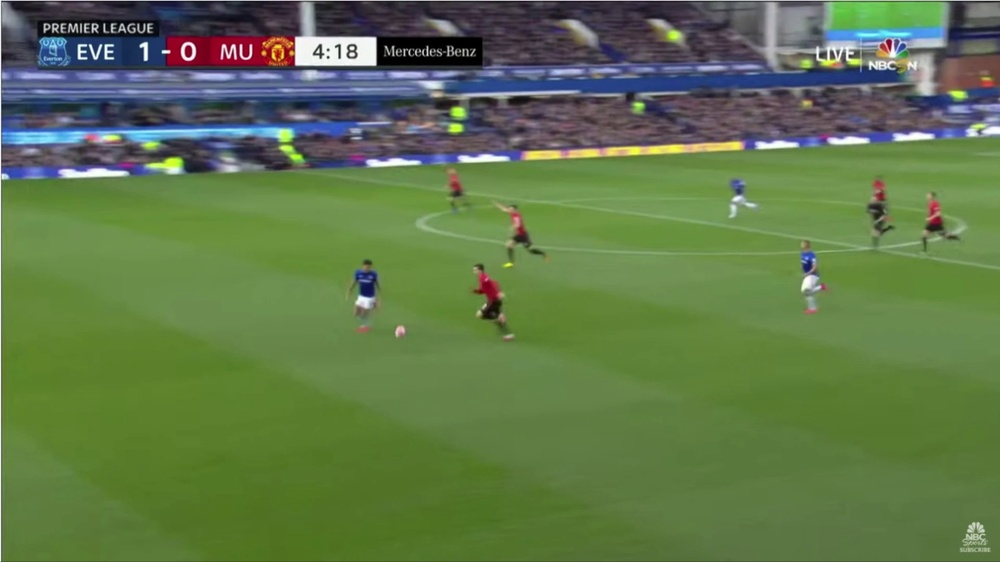
#> input picture cleaned_images_test/frame_81.jpg, 1000 x 562 px, shrunk from 1920 x 1080 before the run, found by its file name
$ jupyter execute --allow-errors 'soccer detection.ipynb'   (shell and % lines are left out)
#> lines starting #> are read from the running program, lines starting #| are printed output that depends on the picture
[cell 1]
######## Image Object Detection Using Tensorflow-trained Classifier #########
#
# Author: Evan Juras
# Date: 1/15/18
# Description:
# This program uses a TensorFlow-trained neural network to perform object detection.
# It loads the classifier and uses it to perform object detection on an image.
# It draws boxes, scores, and labels around the objects of interest in the image.

## Some of the code is copied from Google's example at
## https://github.com/tensorflow/models/blob/master/research/object_detection/object_detection_tutorial.ipynb

## and some is copied from Dat Tran's example at
## https://github.com/datitran/object_detector_app/blob/master/object_detection_app.py

## but I changed it to make it more understandable to me.

# Import packages
import os
import cv2
import numpy as np
import tensorflow as tf
import sys
import matplotlib.pyplot as plt

# This is needed since the notebook is stored in the object_detection folder.
sys.path.append("..")

# Import utilites
from utils import label_map_util
from utils import visualization_utils as vis_util

[cell 2]
# Name of the directory containing the object detection module we're using
MODEL_NAME = 'inference_graph'
IMAGE_NAME = 'frame_81.jpg'

# Grab path to current working directory
CWD_PATH = os.getcwd()

# Path to frozen detection graph .pb file, which contains the model that is used
# for object detection.
PATH_TO_CKPT = os.path.join(CWD_PATH,MODEL_NAME,'frozen_inference_graph.pb')

# Path to label map file
PATH_TO_LABELS = os.path.join(CWD_PATH,'training','labelmap.pbtxt')

# Path to image
PATH_TO_IMAGE = os.path.join(CWD_PATH,IMAGE_NAME)

[cell 3]
# Number of classes the object detector can identify
NUM_CLASSES = 2

#> (a cell that did not finish here is left out)

#> (a cell that did not finish here is left out)

#> (a cell that did not finish here is left out)

[cell 7]
# Load image using OpenCV and
# expand image dimensions to have shape: [1, None, None, 3]
# i.e. a single-column array, where each item in the column has the pixel RGB value
image = cv2.imread(PATH_TO_IMAGE)
#> image is the input picture: shape (562, 1000, 3); mean B, G, R 75, 119.4, 95.8
image_rgb = cv2.cvtColor(image, cv2.COLOR_BGR2RGB)
image_expanded = np.expand_dims(image_rgb, axis=0)

#> (a cell that did not finish here is left out)

#> (a cell that did not finish here is left out)

[cell 10]
image.shape
#> Out = (562, 1000, 3)

[cell 11]
# All the results have been drawn on image. Now display the image.
plt.tight_layout
plt.figure(figsize=(20,10))
plt.imshow(image)

[cell 12]
# Import packages
import os
import cv2
import numpy as np
import tensorflow as tf
import sys
import matplotlib.pyplot as plt

[cell 13]
# This is needed since the notebook is stored in the object_detection folder.
sys.path.append("..")

# Import utilites
from utils import label_map_util
from utils import visualization_utils as vis_util

# Name of the directory containing the object detection module we're using
MODEL_NAME = 'inference_graph'
VIDEO_NAME = 'sample_soccer_video_for_ai.mp4'

# Grab path to current working directory
CWD_PATH = os.getcwd()

# Path to frozen detection graph .pb file, which contains the model that is used
# for object detection.
PATH_TO_CKPT = os.path.join(CWD_PATH,MODEL_NAME,'frozen_inference_graph.pb')

# Path to label map file
PATH_TO_LABELS = os.path.join(CWD_PATH,'training','labelmap.pbtxt')

# Path to video
PATH_TO_VIDEO = os.path.join(CWD_PATH,VIDEO_NAME)

[cell 14]
# Number of classes the object detector can identify
NUM_CLASSES = 2

# Load the label map.
# Label maps map indices to category names, so that when our convolution
# network predicts `5`, we know that this corresponds to `king`.
# Here we use internal utility functions, but anything that returns a
# dictionary mapping integers to appropriate string labels would be fine
#> (the rest of this cell did not finish here and is left out)

#> (a cell that did not finish here is left out)

## Clustering on Color of pixel

[cell 16]
import cv2
import numpy as np
import matplotlib.pyplot as plt

[cell 17]
img = cv2.imread('frame_17.jpg')
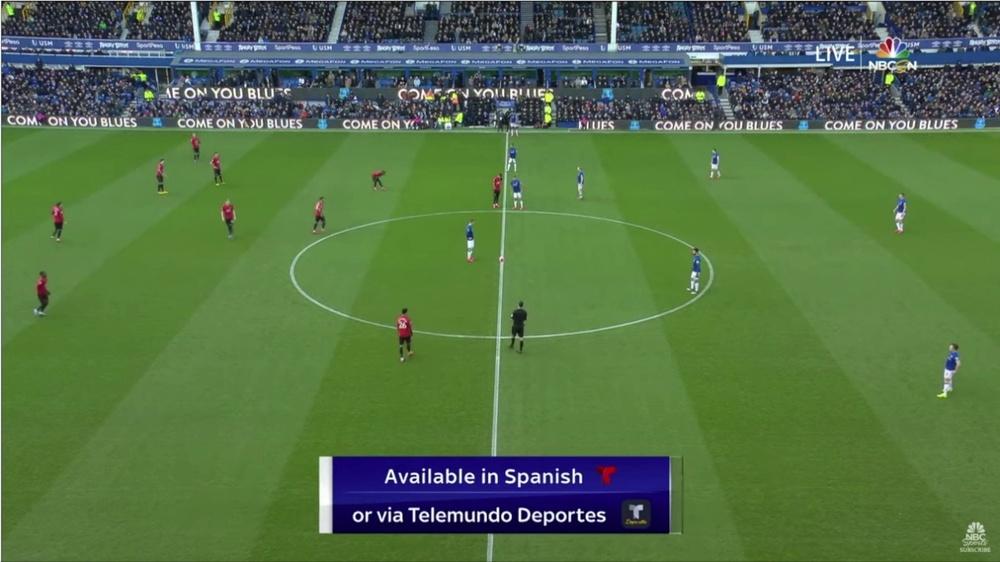
#> input picture frame_17.jpg, 1000 x 562 px, shrunk from 1920 x 1080 before the run
#> img is the input picture: shape (562, 1000, 3); mean B, G, R 71, 113.6, 84.3

[cell 18]
X = img
X = X/255 # Normalizing
X.shape
#> Out = (562, 1000, 3)

[cell 19]
from sklearn.cluster import k_means

## Finding Lines

[cell 20]
import cv2
import numpy as np
import matplotlib.pyplot as plt

[cell 21]
img = cv2.imread('frame_17.jpg')

# [15 lines of commented-out code are left out]


gray = cv2.cvtColor(img,cv2.COLOR_BGR2GRAY)
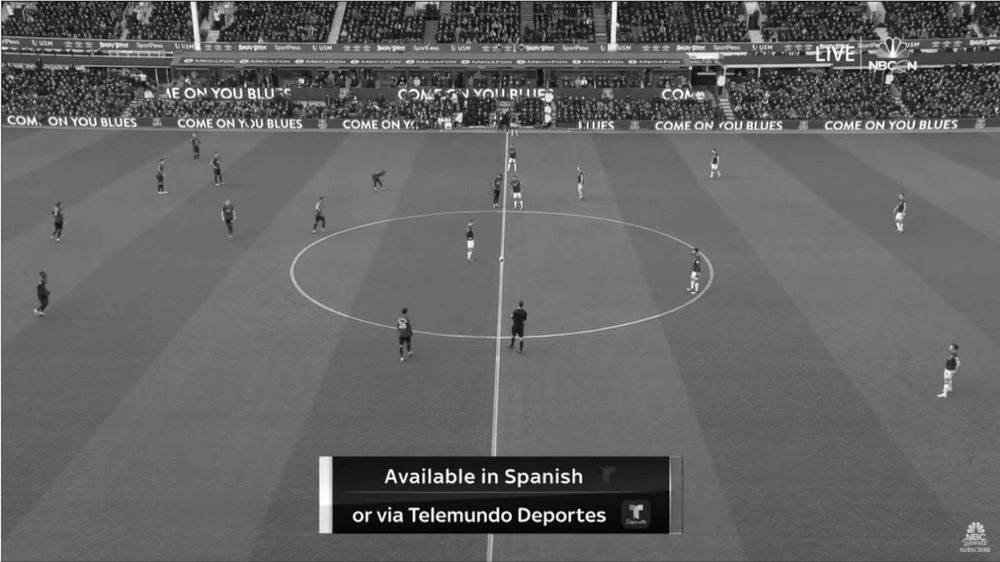
#> gray: shape (562, 1000); min 3, max 255, mean 100

kernel_size = 5
blur_gray = cv2.GaussianBlur(gray,(kernel_size, kernel_size),0)

low_threshold = 50
high_threshold = 150
edges = cv2.Canny(blur_gray, low_threshold, high_threshold)
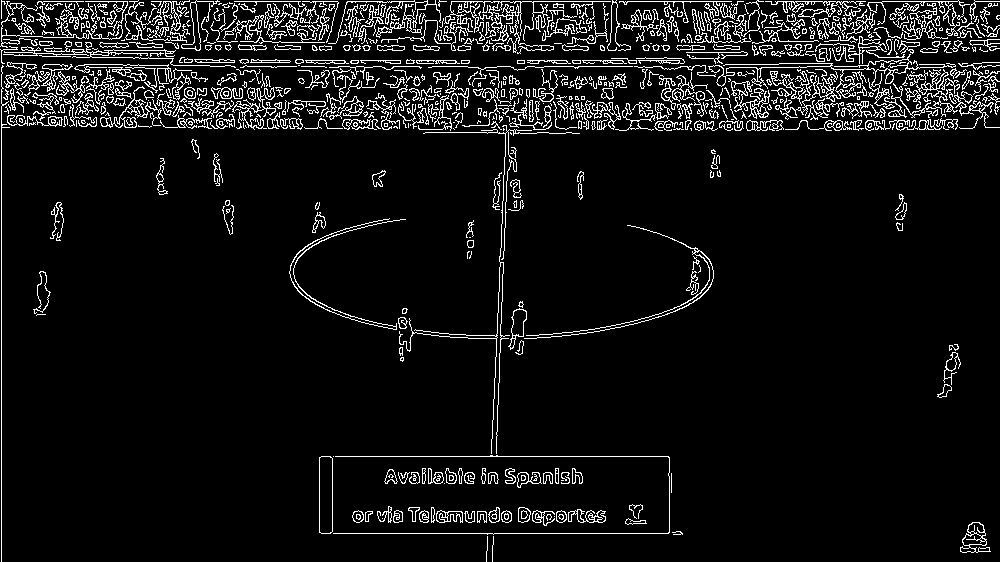
#> edges: shape (562, 1000); 7.3% white in thin lines or dots

rho = 1  # distance resolution in pixels of the Hough grid
theta = np.pi / 180  # angular resolution in radians of the Hough grid
threshold = 15  # minimum number of votes (intersections in Hough grid cell)
min_line_length = 50  # minimum number of pixels making up a line
max_line_gap = 20  # maximum gap in pixels between connectable line segments
line_image = np.copy(img) * 0  # creating a blank to draw lines on
#> line_image: shape (562, 1000, 3); every value is 0

# Run Hough on edge detected image
# Output "lines" is an array containing endpoints of detected line segments
lines = cv2.HoughLinesP(edges, rho, theta, threshold, np.array([]),
                    min_line_length, max_line_gap)
#> lines = 497 rows, first 6: [495, 105, 995, 105], [38, 1, 999, 1], [6, 19, 847, 34], [1, 561, 1, 0], [313, 50, 692, 50], [2, 88, 311, 88]
print(lines)
#> (printed output is left out)
points = []
for line in lines:
    for x1, y1, x2, y2 in line:
        points.append(((x1 + 0.0, y1 + 0.0), (x2 + 0.0, y2 + 0.0)))
        cv2.line(line_image, (x1, y1), (x2, y2), (255, 0, 0), 5)
#> this loop made 497 passes
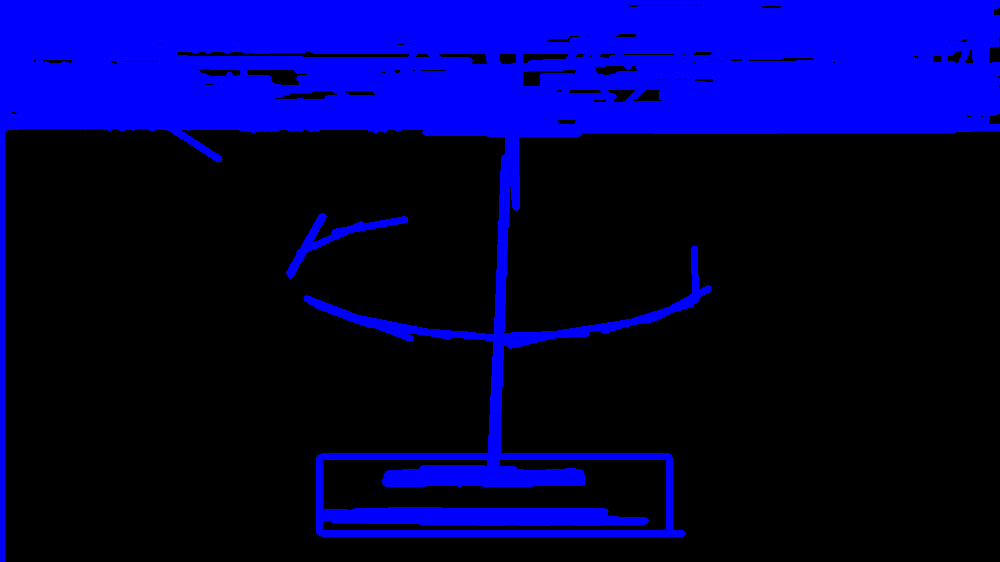
#> line_image: shape (562, 1000, 3); mean B, G, R 70.2, 0, 0
#> after the loop, points = 497 items

lines_edges = cv2.addWeighted(img, 0.8, line_image, 1, 0)
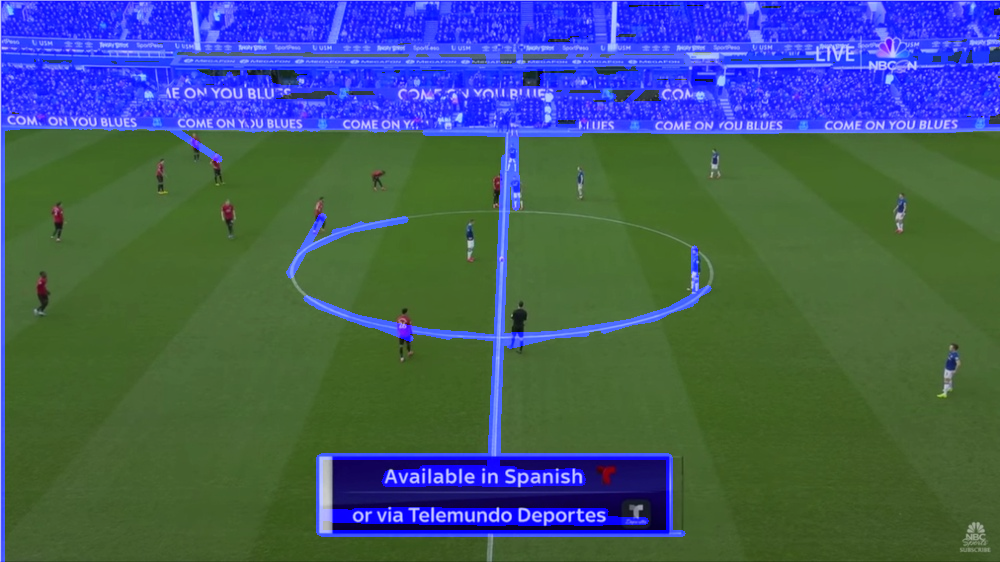
#> lines_edges: shape (562, 1000, 3); mean B, G, R 105, 90.9, 67.5
print(lines_edges.shape)
#| (562, 1000, 3)
#cv2.imwrite('line_parking.png', lines_edges)

print(points)
#> (printed output is left out)
# [8 lines of commented-out code are left out]

cv2.imwrite('frame_22_e.jpg', lines_edges)
#> Out = True
